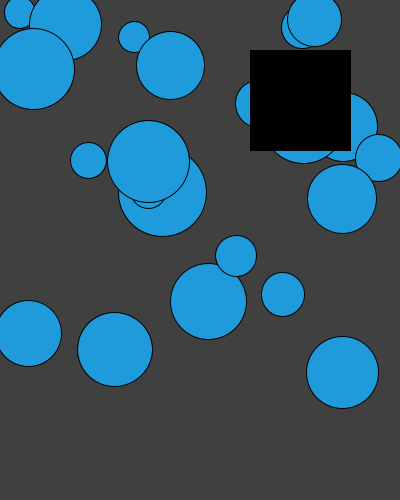
Frame 1 (no input)
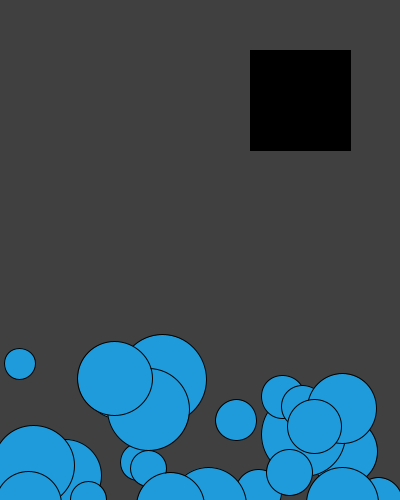
Frame 60 (the mouse pressed at the canvas centre just before this capture)
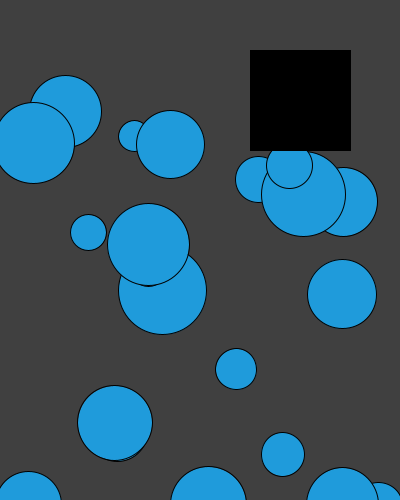
Frame 120 (the mouse held since frame 60 and released just before this capture)

The Processing sketch that drew these frames (run headless with seeded random() and noise(); from frame 60 on, the mouse is pressed at the canvas centre):

// Processing sketch: processing_58071
// ── processing_58071.pde

//Problem Set 3
//Question 2
//Natalie DeCoste 

float speed = 2;
float gravity = 0.3;

Ball[] a = new Ball[25];
Button b;

void setup() {
  size(400, 500);
  smooth();
  for (int x =0; x < a.length; x++) {
    a [x] = new Ball (random(width), random (height-100));
    b = new Button (250, 50, 100, 100, 0);
  }
}
void draw() {
  background(64);
  for (int i=0; i < a.length; i++) {
    a[i].drawball();
    if (b.animate()==false) {
      a[i].drop();
    }
    b.display();
  }
}

void mousePressed() {
  b.click();
}
class Ball {
  float x;
  float y;
  float shade;
  float speed;
  float dia;

  Ball(float x, float y) {

    this.x = x;
    this.y = y;

    shade =map(speed, 0.4, 2, random(0), random(200));
    speed = random (0.1, 3);
    dia = map(speed, 0.1, 3, 30, 100);
    gravity = 0.1 ;
  }

  void drawball () {
    fill (31, 155, 219);
    ellipse(x, y, dia, dia);
  }

  void drop() { 
    y = y + speed;
    speed = speed + gravity;
    if (y >= height) {
      speed =-0.9 * speed;
    }

    speed = speed + gravity;
  }
}

class Button {
  int btnx;
  int btny;
  int btnw;
  int btnh;
  color c;
  boolean animate;
  boolean pressed;

  Button(int btnx, int btny, int btnw, int btnh, color c) {
    this.btnx = btnx;
    this.btny = btny;
    this.btnw = btnw;
    this.btnh = btnh;
    this.c = c;
  }
  void display() {
    fill (c);
    rect(btnx, btny, btnw, btnh);
  }
  
  void click() {
    if ( mouseX > b.btnx && mouseX < b.btnx+btnw && mouseY > b.btny && mouseY < b.btny+btnh) {
      animate = !animate;
    }
    if (animate == true) {
      pressed = true;
    }
    else { 
      pressed = false;
    }
  }
  boolean animate () {
    if (pressed==true) {
      return true;
    }
    else { 
      return false;
    }
  }
}
